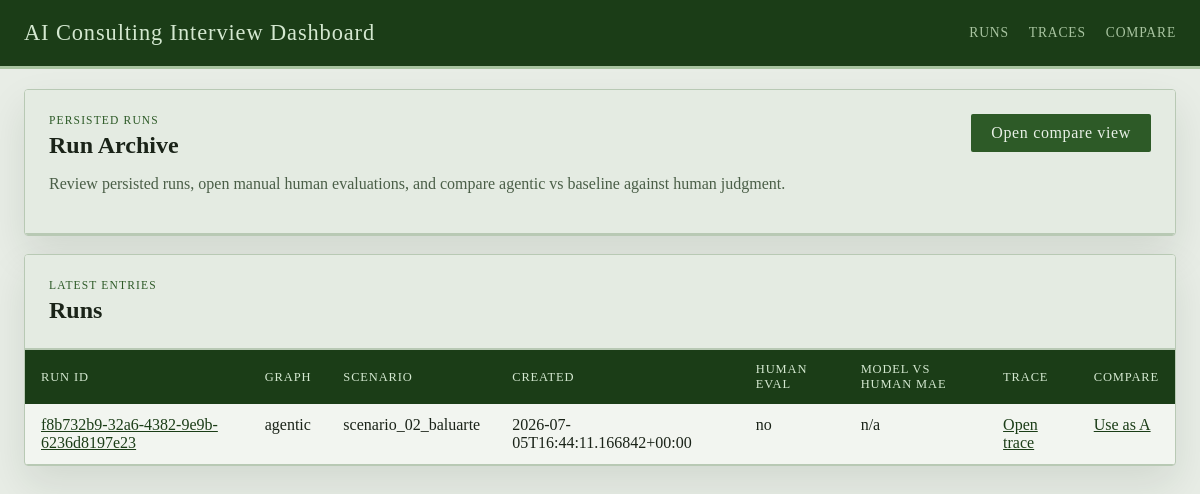
Before: / with the older database file.
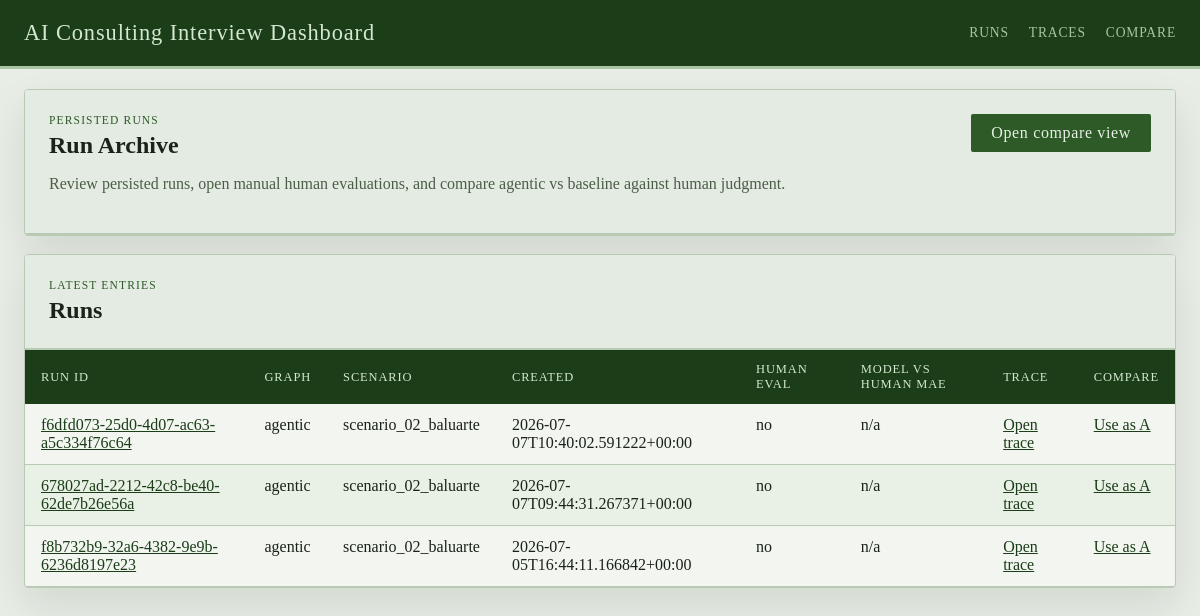
After: the same page with the newer database file.
### tables this page shows
CREATE TABLE runs (
                run_id TEXT PRIMARY KEY,
                graph_name TEXT NOT NULL,
                thread_id TEXT NOT NULL,
                scenario_ref TEXT,
                case_prompt TEXT,
                turn_index INTEGER,
                judge_round INTEGER,
                enough_evidence INTEGER NOT NULL,
                focus_areas_json TEXT NOT NULL,
                transcript_json TEXT NOT NULL,
                case_performance_json TEXT NOT NULL,
                quality_dialog_json TEXT NOT NULL,
                final_feedback TEXT,
                state_json TEXT NOT NULL,
                created_at TEXT NOT NULL
            );

### web/app.py (the view)
@app.get("/")
def index():
    ensure_dashboard_db()
    runs = list_runs(limit=100)
    return render_template("index.html", runs=runs)

### web/dashboard_store.py (called while the page is built)
def _json_loads(value: str | None, fallback: Any) -> Any:
    if not value:
        return fallback
    try:
        return json.loads(value)
    except json.JSONDecodeError:
        return fallback

def get_db_connection() -> sqlite3.Connection:
    connection = sqlite3.connect(RUNS_DB_PATH, timeout=30)
    connection.row_factory = sqlite3.Row
    return connection

def _normalize_dimension_entry(raw_entry: Any) -> dict[str, Any]:
    if isinstance(raw_entry, dict):
        score = raw_entry.get("score", "")
        rationale = raw_entry.get("rationale", "")
        evidence = raw_entry.get("evidence", "")
    else:
        score = raw_entry
        rationale = ""
        evidence = ""
    return {
        "score": score if score not in {None, ""} else "",
        "rationale": str(rationale or "").strip(),
        "evidence": str(evidence or "").strip(),
    }

def _extract_expected_scores(state: dict[str, Any]) -> dict[str, dict[str, Any]]:
    candidate_profile = state.get("candidate_profile", {})
    expected_scores = candidate_profile.get("expected_scores", {})
    sections: dict[str, dict[str, Any]] = {
        CASE_PERFORMANCE_SECTION: {},
        DIALOG_QUALITY_SECTION: {},
    }
    for section_name in sections:
        raw_section = expected_scores.get(section_name, {})
        if not isinstance(raw_section, dict):
            continue
        for dimension, details in raw_section.items():
            if not isinstance(details, dict):
                continue
            sections[section_name][dimension] = {
                "score": details.get("expected", ""),
                "rationale": str(details.get("rationale", "")).strip(),
            }
    return sections

def _extract_model_scores(run_row: sqlite3.Row) -> dict[str, dict[str, Any]]:
    return {
        CASE_PERFORMANCE_SECTION: _json_loads(run_row["case_performance_json"], {}),
        DIALOG_QUALITY_SECTION: _json_loads(run_row["quality_dialog_json"], {}),
    }

def _score_sort_key(value: Any) -> tuple[int, str]:
    return (0, str(value))

def to_numeric_score(value: Any) -> float | None:
    if value is None:
        return None
    if isinstance(value, bool):
        return None
    if isinstance(value, (int, float)):
        return float(value)
    text = str(value).strip().lower()
    if text in {"", NOT_TESTED, "n/a", "na", "none", "null", "missing"}:
        return None
    try:
        return float(text)
    except ValueError:
        return None

### web/templates/index.html (shortened to what this page needs)
{% extends "base.html" %}
{% block content %}
<section class="panel">
  <div class="panel-heading">
    <div>
      <p class="eyebrow">Persisted Runs</p>
      <h1>Run Archive</h1>
      <p class="lede">Review persisted runs, open manual human evaluations, and compare agentic vs baseline against human judgment.</p>
    </div>
    <a class="button" href="{{ url_for('compare_runs') }}">Open compare view</a>
  </div>
</section>
<section class="panel">
  <div class="panel-heading">
    <div>
      <p class="eyebrow">Latest entries</p>
      <h2>Runs</h2>
    </div>
  </div>
  <div class="table-wrap">
    <table>
      <thead>
        <tr>
          <th>Run ID</th>
          <th>Graph</th>
          <th>Scenario</th>
          <th>Created</th>
          <th>Human Eval</th>
          <th>Model vs Human MAE</th>
          <th>Trace</th>
          <th>Compare</th>
        </tr>
      </thead>
      <tbody>
        {% for run in runs %}
        <tr>
          <td><a href="{{ url_for('get_run', run_id=run.run_id) }}">{{ run.run_id }}</a></td>
          <td>{{ run.graph_name }}</td>
          <td>{{ run.scenario_ref or 'n/a' }}</td>
          <td>{{ run.created_at }}</td>
          <td>{{ 'yes' if run.has_human_evaluation else 'no' }}</td>
          <td>{{ run.metrics.model_vs_human_mae if run.metrics.model_vs_human_mae is not none else 'n/a' }}</td>
          <td><a href="{{ url_for('get_run_trace', run_id=run.run_id) }}">Open trace</a></td>
          <td><a href="{{ url_for('compare_runs', run_a=run.run_id) }}">Use as A</a></td>
        </tr>
        {% else %}
        <tr>
          <td colspan="8">No persisted runs found in <code>artifacts/runs.sqlite</code>.</td>
        </tr>
        {% endfor %}
      </tbody>
    </table>
  </div>
</section>
{% endblock %}

### web/templates/base.html (shortened to what this page needs)
<!doctype html>
<html lang="en">
  <head>
    <link rel="stylesheet" href="{{ url_for('static', filename='styles.css', v='20260627a') }}">
  </head>
  <body>
    <header class="site-header">
      <div class="site-header__inner">
        <a class="brand" href="{{ url_for('index') }}">AI Consulting Interview Dashboard</a>
        <nav class="nav">
          <a href="{{ url_for('index') }}">Runs</a>
          <a href="{{ url_for('trace_index') }}">Traces</a>
          <a href="{{ url_for('compare_runs') }}">Compare</a>
        </nav>
      </div>
    </header>
    <main class="shell">
      {% block content %}{% endblock %}
    </main>
  </body>
</html>

### web/static/styles.css (style rules this page uses)
:root { --bg: #e8ede6; --panel: #f2f5f0; --panel-alt: #e4ebe2; --line: #b8c9b4; --ink: #1a2318; --muted: #4a5e47; --accent: #2d5a27; --accent-strong: #1b3d17; --success: #2d5a27; --warning: #7a6520; --danger: #7a2020; --shadow: 0 18px 40px rgba(20, 40, 18, 0.10); --radius: 4px; --font-ui: "Georgia", "Times New Roman", serif; --font-display: "Georgia", "Palatino Linotype", serif; }
* { box-sizing: border-box; }
body { margin: 0; font-family: var(--font-ui); color: var(--ink); background: var(--bg); }
a { color: var(--accent-strong); }
.site-header { position: sticky; top: 0; z-index: 10; background: var(--accent-strong); border-bottom: 3px solid #a8c4a0; }
.site-header__inner, .shell { max-width: 1400px; margin: 0 auto; padding: 20px 24px; }
.site-header__inner { display: flex; justify-content: space-between; align-items: center; }
.brand { font-family: var(--font-display); font-size: 1.4rem; text-decoration: none; color: #d4e8d0; letter-spacing: 0.04em; }
.nav { display: flex; gap: 20px; }
.nav a { text-decoration: none; color: #a8c4a0; font-size: 0.85rem; letter-spacing: 0.06em; text-transform: uppercase; }
.shell { display: grid; gap: 18px; }
.panel { background: var(--panel); border: 1px solid var(--line); border-radius: var(--radius); box-shadow: var(--shadow); overflow: hidden; }
.panel-heading { display: flex; justify-content: space-between; align-items: start; gap: 16px; padding: 24px; background: var(--panel-alt); border-bottom: 2px solid var(--line); }
.panel-heading h1, .panel-heading h2, .panel-heading h3, .subsection h3 { margin: 0; font-family: var(--font-display); font-weight: bold; }
.eyebrow { margin: 0 0 6px; color: var(--accent); text-transform: uppercase; letter-spacing: 0.10em; font-size: 0.72rem; font-family: var(--font-display); }
.lede, .meta-grid p, .prompt-box p, .helper { color: var(--muted); }
.button { display: inline-flex; align-items: center; justify-content: center; border: 0; border-radius: 2px; padding: 10px 20px; background: var(--accent); color: #e8f0e6; font-family: var(--font-display); letter-spacing: 0.04em; text-decoration: none; cursor: pointer; }
.table-wrap { overflow-x: auto; }
table { width: 100%; border-collapse: collapse; }
th { background: var(--accent-strong); color: #d4e8d0; padding: 12px 16px; text-align: left; font-size: 0.78rem; text-transform: uppercase; letter-spacing: 0.07em; font-weight: normal; }
td { padding: 12px 16px; text-align: left; vertical-align: top; border-bottom: 1px solid var(--line); }
tr:nth-child(even) td { background: rgba(180, 210, 174, 0.15); }

Changed rows visible on the page:
added runs: run_id "f6dfd073-25d0-4d07-ac63-a5c334f76c64", graph_name "agentic", scenario_ref "scenario_02_baluarte", created_at "2026-07-07T10:40:02.591222+00:00", has_human_evaluation "no", metrics "n/a"
added runs: run_id "678027ad-2212-42c8-be40-62de7b26e56a", graph_name "agentic", scenario_ref "scenario_02_baluarte", created_at "2026-07-07T09:44:31.267371+00:00", has_human_evaluation "no", metrics "n/a"
